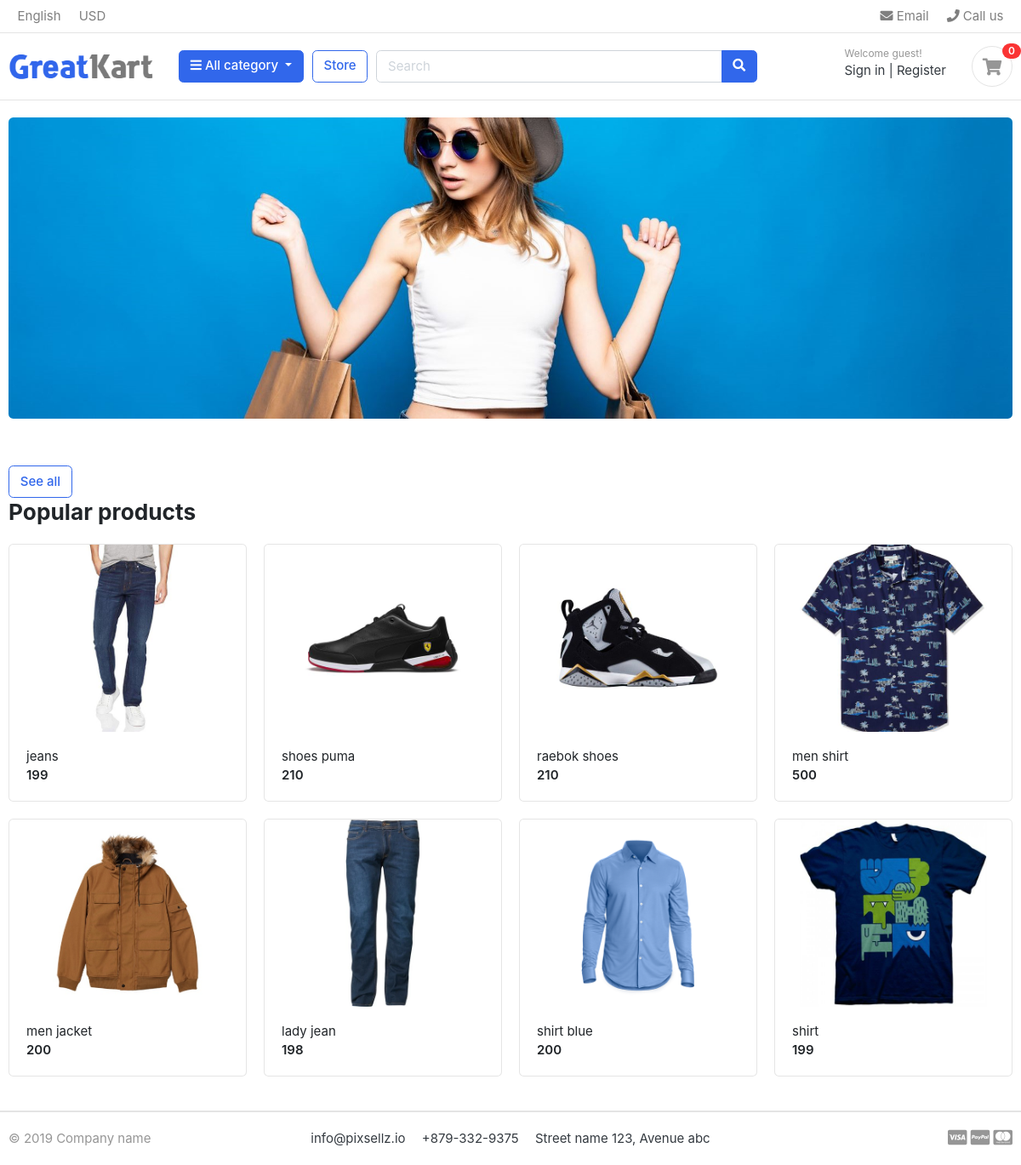
The page / on the database its author committed.
### store/models.py (models this page shows, shortened)
class Product(models.Model):
    product_name    = models.CharField(max_length=200, unique=True)
    slug            = models.SlugField(max_length=200, unique=True)
    description     = models.TextField(max_length=500, blank=True)
    price           = models.IntegerField(default=0)
    images          = models.ImageField(upload_to='photos/products')
    stock           = models.IntegerField(default=0)
    is_available    = models.BooleanField(default=True)
    category        = models.ForeignKey(Category, on_delete=models.CASCADE)
    created_date    = models.DateTimeField(auto_now_add=True)
    modified_date   = models.DateTimeField(auto_now=True)
    def get_url(self):
        return reverse('product_detail',args=[self.category.slug, self.slug])

### greatkart/views.py (the view)
# urls.py: 2. Add a URL to urlpatterns:  path('', views.home, name='home')
def home(request):
     products = Product.objects.all().filter(is_available=True)
     context = {
          'products': products,
     }
     return render (request, 'home.html', context)

### category/context_processors.py (called while the page is built)
def menu_links(request):
    links = Category.objects.all()
    return dict(links=links)

### category/models.py (called while the page is built)
    def get_url(self):
            return reverse('products_by_category', args=[self.slug])

### templates/home.html
{% extends 'base.html' %}
{% load static %}
{% block content %}
<section class="section-intro padding-y-sm">
    <div class="container">
        <div class="intro-banner-wrap">
            <img src="{% static 'images/banners/cover.jpg' %}" class="img-fluid rounded">
        </div>
    </div>
</section>
<section class="section-name padding-y-sm">
    <div class="container">
        <header class="section-heading">
            <a href="{% url 'store' %}" class="btn btn-outline-primary float-end">See all</a>
            <h3 class="section-title">Popular products</h3>
        </header>
        <div class="row">
            {% for product in products %}
            <div class="col-md-3">
                <div class="card card-product-grid">
                    <a href="{{ product.get_url }}" class="img-wrap"><img src="{{ product.images.url }}">
                    </a>
                    <figcaption class="info-wrap">
                        <a href="{{ product.get_url }}" class="title">{{ product.product_name }}</a>
                        <div class="price mt-1c ">{{ product.price }}</div>
                    </figcaption>
                </div>
            </div>
            {% endfor %}
        </div>
    </div>
</section>
{% endblock %}

### templates/base.html (shortened to what this page needs)
{% load static %}
<!DOCTYPE HTML>
<html lang="en">
<head>
<link href="{% static 'css/bootstrap.css' %}" rel="stylesheet" type="text/css"/>
<link href="{% static 'fonts/fontawesome/css/all.min.css' %}" type="text/css" rel="stylesheet">
<link href="{% static 'css/ui.css' %}" rel="stylesheet" type="text/css"/>
<link href="{% static 'css/responsive.css' %}" rel="stylesheet" media="only screen and (max-width: 1200px)" />
</head>
<body>
{% include 'includes/navbar.html' %}
{% block content %}{% endblock %}
{% include 'includes/footer.html' %}
</body>
</html>

### templates/includes/navbar.html (shortened to what this page needs)
{%  load static %}
<header class="section-header">
<nav class="navbar p-md-0 navbar-expand-sm navbar-light border-bottom">
<div class="container">
  <div class="collapse navbar-collapse" id="navbarTop4">
    <ul class="navbar-nav mr-auto">
    	<li class="nav-item dropdown">
		 	<a href="#" class="nav-link">   English </a>
		</li>
		<li class="nav-item dropdown">
			<a href="#" class="nav-link"> USD </a>
		</li>
    </ul>
    <ul class="navbar-nav">
		<li><a href="#" class="nav-link"> <i class="fa fa-envelope"></i> Email </a></li>
		<li><a href="#" class="nav-link"> <i class="fa fa-phone"></i> Call us </a></li>
	</ul>
  </div>
</div>
</nav>
<section class="header-main border-bottom">
	<div class="container">
<div class="row align-items-center">
	<div class="col-lg-2 col-md-3 col-6">
		<a href="{% url 'home' %}" class="brand-wrap">
			<img class="logo" src="{% static './images/logo.png' %}">
		</a>
	</div>
	<div class="col-lg col-sm col-md col-6 flex-grow-0">
		<div class="category-wrap dropdown d-inline-block float-right">
			<button type="button" class="btn btn-primary dropdown-toggle" data-toggle="dropdown">
				<i class="fa fa-bars"></i> All category
			</button>
		</div>
	</div>
	<a href= "{% url 'store' %}" class="btn btn-outline-primary">Store</a>
	<div class="col-lg  col-md-6 col-sm-12 col">
		<form action="#" class="search">
			<div class="input-group w-100">
			    <input type="text" class="form-control" style="width:60%;" placeholder="Search">
			    <div class="input-group-append">
			      <button class="btn btn-primary" type="submit">
			        <i class="fa fa-search"></i>
			      </button>
			    </div>
		    </div>
		</form>
	</div>
	<div class="col-lg-3 col-sm-6 col-8 order-2 order-lg-3">
				<div class="d-flex justify-content-end mb-3 mb-lg-0">
					<div class="widget-header">
						<small class="title text-muted">Welcome guest!</small>
						<div>
							<a href="./signin.html">Sign in</a> <span class="dark-transp"> | </span>
							<a href="./register.html"> Register</a>
						</div>
					</div>
					<a href="./cart.html" class="widget-header pl-3 ml-3">
						<div class="icon icon-sm rounded-circle border"><i class="fa fa-shopping-cart"></i></div>
						<span class="badge badge-pill badge-danger notify">0</span>
					</a>
				</div>
			</div>
</div>
	</div>
</section>
</header>

### templates/includes/footer.html
<footer class="section-footer border-top">
    <div class="container">
        <section class="footer-bottom border-top row">
            <div class="col-md-2">
                <p class="text-muted">&copy 2019 Company name</p>
            </div>
            <div class="col-md-8 text-md-center">
                <span class="px-2">info@pixsellz.io</span>
                <span class="px-2">+879-332-9375</span>
                <span class="px-2">Street name 123, Avenue abc</span>
            </div>
            <div class="col-md-2 text-md-right text-muted">
                <i class="fab fa-lg fa-cc-visa"></i>
                <i class="fab fa-lg fa-cc-paypal"></i>
                <i class="fab fa-lg fa-cc-mastercard"></i>
            </div>
        </section>
    </div>
</footer>

### static/css/ui.css (style rules this page uses)
html { font-family: "Inter", sans-serif; font-size: 15px; }
.img-wrap { text-align: center; display: block; }
.img-wrap img { max-width: 100%; }
.icon-xs, .icon-sm, .icon-md, .icon-lg { display: inline-block; text-align: center; flex-shrink: 0; flex-grow: 0; }
.icon-sm { width: 48px; height: 48px; line-height: 48px !important; font-size: 20px; }
.padding-y-sm { padding-top: 20px; padding-bottom: 20px; }
.section-heading { margin-bottom: 20px; margin-top: 15px; }
.section-title { color: #212529; }
p:last-child { margin-bottom: 0; }
.header-main { position: relative; padding-top: 1rem; padding-bottom: 1rem; }
.brand-wrap .logo, .navbar-brand .logo { margin-right: 7px; max-height: 42px; display: inline-block; }
.widget-header { display: inline-block; vertical-align: middle; position: relative; }
.widget-header a { color: #343a40; }
.widget-header i { color: #969696; }
.widget-header .title { display: block; }
.widget-header .notify { position: absolute; top: -3px; right: -10px; }
.footer-bottom { padding-top: 20px; padding-bottom: 20px; }
[class*=card-product] a.title { color: #212529; display: block; }
[class*=card-product] .img-wrap { overflow: hidden; position: relative; }
[class*=card-product] .img-wrap img { height: 100%; max-width: 100%; width: auto; display: inline-block; -o-object-fit: cover; object-fit: cover; }
.card-product-grid { margin-bottom: 20px; }
.card-product-grid .img-wrap { border-radius: 0.2rem 0.2rem 0 0; height: 220px; }
.card-product-grid .info-wrap { overflow: hidden; padding: 18px 20px; }
.card .img-wrap { overflow: hidden; }
.notify { position: absolute; top: -4px; right: -10px; display: inline-block; padding: 0.25em 0.6em; font-size: 12px; line-height: 1; text-align: center; border-radius: 3rem; color: #fff; background-color: #fa3434; }
.price { font-weight: 600; color: #212529; }

### rows shown on the page
Product: images (picture), product_name "jeans", price "199"
Product: images (picture), product_name "shoes puma", price "210"
Product: images (picture), product_name "raebok shoes", price "210"
Product: images (picture), product_name "men shirt", price "500"
Product: images (picture), product_name "men jacket", price "200"
Product: images (picture), product_name "lady jean", price "198"
Product: images (picture), product_name "shirt blue", price "200"
Product: images (picture), product_name "shirt", price "199"
